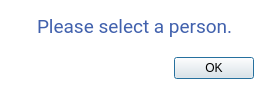
<?xml version="1.0" encoding="UTF-8"?>
<ui version="4.0">
 <class>Dialog</class>
 <widget class="QDialog" name="Dialog">
  <property name="geometry">
   <rect>
    <x>0</x>
    <y>0</y>
    <width>274</width>
    <height>103</height>
   </rect>
  </property>
  <property name="windowTitle">
   <string>Dialog</string>
  </property>
  <property name="styleSheet">
   <string notr="true">background-color: rgb(255, 255, 255);</string>
  </property>
  <layout class="QGridLayout" name="gridLayout">
   <property name="leftMargin">
    <number>15</number>
   </property>
   <property name="topMargin">
    <number>15</number>
   </property>
   <item row="1" column="1">
    <widget class="QFrame" name="frame">
     <property name="styleSheet">
      <string notr="true">background:none;</string>
     </property>
     <property name="frameShape">
      <enum>QFrame::NoFrame</enum>
     </property>
     <property name="frameShadow">
      <enum>QFrame::Raised</enum>
     </property>
     <layout class="QHBoxLayout" name="horizontalLayout">
      <item alignment="Qt::AlignRight">
       <widget class="QPushButton" name="ok">
        <property name="text">
         <string>OK</string>
        </property>
       </widget>
      </item>
     </layout>
    </widget>
   </item>
   <item row="0" column="1">
    <widget class="QLabel" name="label">
     <property name="font">
      <font>
       <family>Roboto</family>
       <pointsize>14</pointsize>
       <weight>50</weight>
       <bold>false</bold>
      </font>
     </property>
     <property name="styleSheet">
      <string notr="true">color: rgb(65, 97, 173);
margin-left:5px;</string>
     </property>
     <property name="text">
      <string>Please select a person.</string>
     </property>
    </widget>
   </item>
   <item row="0" column="0">
    <widget class="QLabel" name="label_4">
     <property name="sizePolicy">
      <sizepolicy hsizetype="Fixed" vsizetype="Fixed">
       <horstretch>0</horstretch>
       <verstretch>0</verstretch>
      </sizepolicy>
     </property>
     <property name="text">
      <string/>
     </property>
     <property name="pixmap">
      <pixmap>:/newPrefix/images/i.png</pixmap>
     </property>
    </widget>
   </item>
  </layout>
 </widget>
 <resources>
  <include location="nx.qrc"/>
 </resources>
 <connections/>
</ui>
